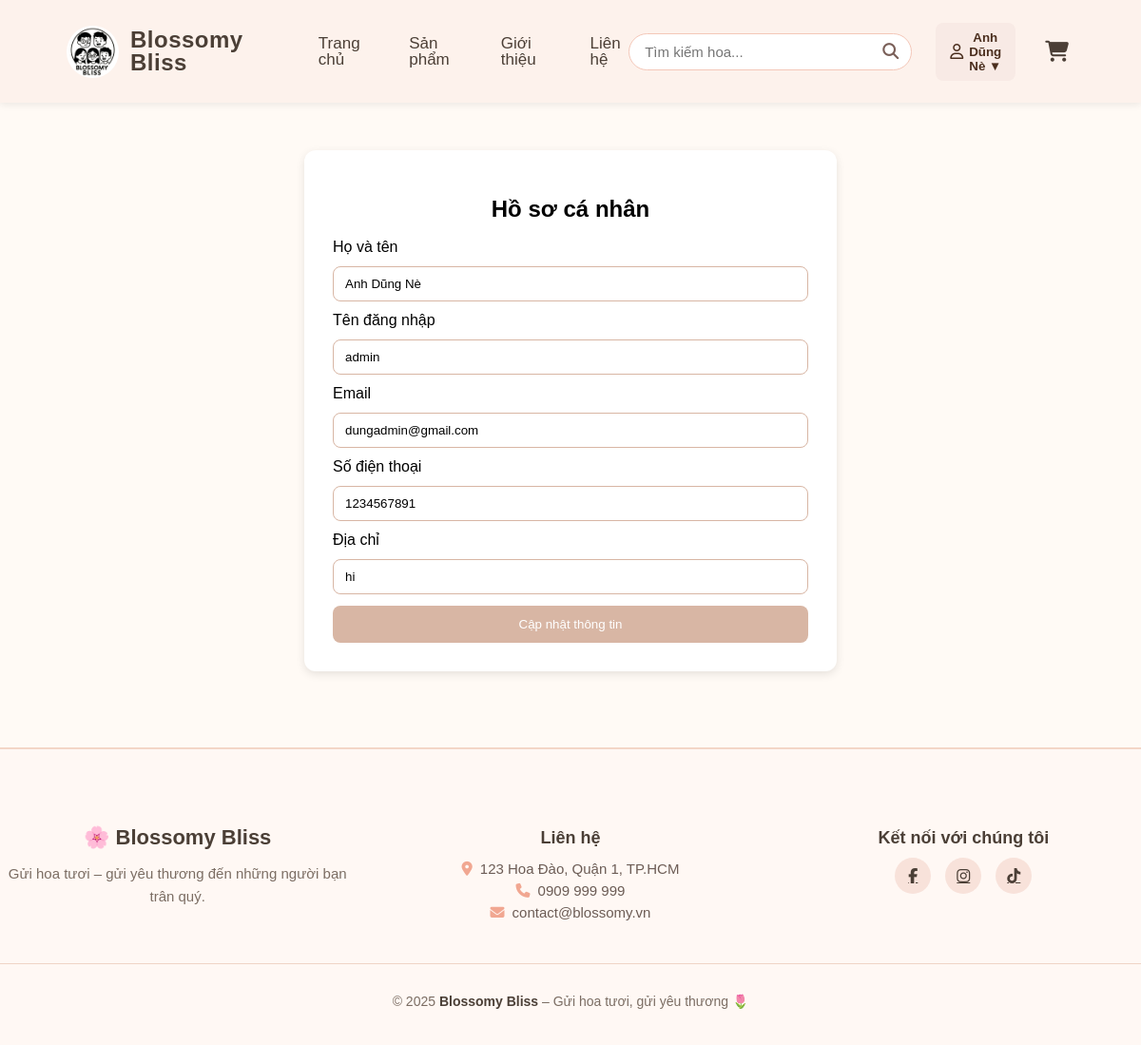
The page /profile.php (signed in) on the database its author committed.
### tables this page shows
CREATE TABLE `users` (
  `user_id` varchar(10) NOT NULL,
  `username` varchar(50) NOT NULL,
  `password` varchar(255) NOT NULL,
  `full_name` varchar(100) DEFAULT NULL,
  `email` varchar(100) DEFAULT NULL,
  `phone_number` varchar(20) DEFAULT NULL,
  `created_at` datetime DEFAULT current_timestamp(),
  `updated_at` datetime DEFAULT current_timestamp() ON UPDATE current_timestamp(),
  `role` enum('user','admin') DEFAULT 'user',
  `shipping_address` text DEFAULT NULL
);

### profile.php (the view, shortened to what this page needs)
<?php
include 'include/db_connect.php';
$user_id = $_SESSION["user"]["id"];
$sql = "SELECT * FROM users WHERE user_id = ?";
$stmt = $conn->prepare($sql);
$stmt->bind_param("s", $user_id);
$stmt->execute();
$result = $stmt->get_result();
$user = $result->fetch_assoc();
?>
<!DOCTYPE html>
<html lang="vi">
<head>
  <link rel="stylesheet" href="assets/css/global.css">
  <link rel="stylesheet" href="assets/css/profile.css">
</head>
<body>
<?php include 'components/header.php'; ?>
<section class="profile-section">
    <h2>Hồ sơ cá nhân</h2>
    <form action="pages/update_profile.php" method="POST">
      <label>Họ và tên</label>
      <input type="text" name="full_name" value="<?= htmlspecialchars($user['full_name']) ?>" required>
      <label>Tên đăng nhập</label>
      <input type="text" name="username" value="<?= htmlspecialchars($user['username']) ?>" required>
      <label>Email</label>
      <input type="email" name="email" value="<?= htmlspecialchars($user['email']) ?>" required>
      <label>Số điện thoại</label>
      <input type="text" name="phone_number" value="<?= htmlspecialchars($user['phone_number']) ?>">
      <label>Địa chỉ</label>
      <input type="text" name="shipping_address" value="<?= htmlspecialchars($user['shipping_address']) ?>">
      <button class="btn">Cập nhật thông tin</button>
    </form>
</section>
<?php include 'components/footer.php'; ?>
</body>
</html>

### assets/css/profile.css (style rules this page uses)
body { background-color: #fffaf5; font-family: "Poppins", sans-serif; margin: 0 !important; padding: 0 !important; line-height: 1; }
.profile-section { max-width: 500px; background: #fff; margin: 50px auto; padding: 30px; border-radius: 12px; box-shadow: 0 3px 10px rgba(0,0,0,0.1); }
.profile-section h2 { text-align: center; margin-bottom: 20px; }
form { display: flex; flex-direction: column; gap: 12px; }
input { padding: 10px 12px; border: 1px solid #d8b6a4; border-radius: 8px; }
.btn { background: #d8b6a4; padding: 12px; border: none; color: #fff; border-radius: 8px; cursor: pointer; }

### rows shown on the page
users: full_name "Anh Dũng Nè", username "admin", email "dungadmin@gmail.com", phone_number "1234567891", shipping_address "hi"

### other values the page prints
$_SESSION['user']['name'] "Anh Dũng Nè"
